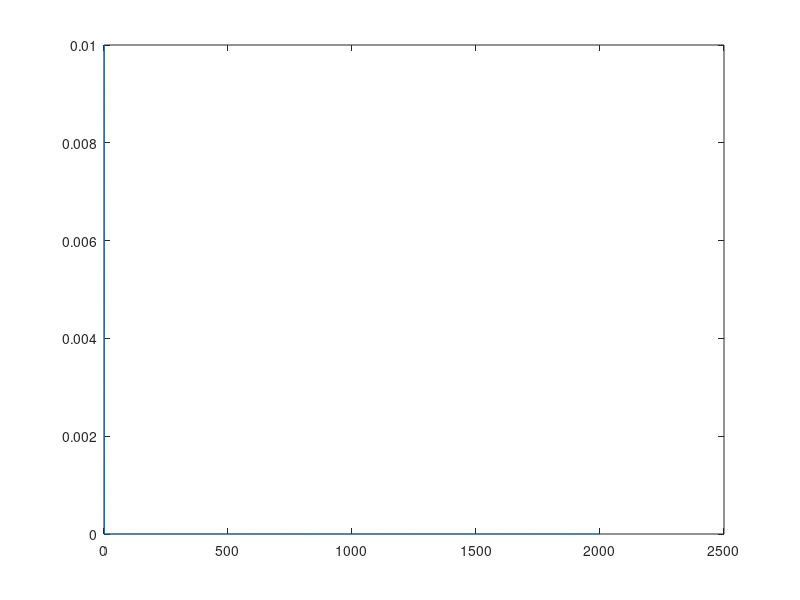

This figure's MATLAB source:
d = 0.01;
% d = 0.01, 0.005, 0.001
% h = 0.1, 0.01, 0.001
h = 0.1;

% dy/dt = y^2 - y^3 
% y' = y^2 - y^3 

% 0 < t < 2/d
% y(0) = d
% ? E_avg
% ? E_max

% RK4
% k1 = f(t_i, y_i)
% k2 = f(t_i + h/2, h*k_1/2)
% k3 = f(t_i + h/2, h*k_2/2)
% k4 = f(t_i + h, h*k_3)

% y_{i+1} = y_{i} + h/6 * (k1 + 2k2 + 2k3 + k4)


y = zeros(2001,1);

y(1) = d;

for i=2:2001    
	% TODO
end

plot(y)
